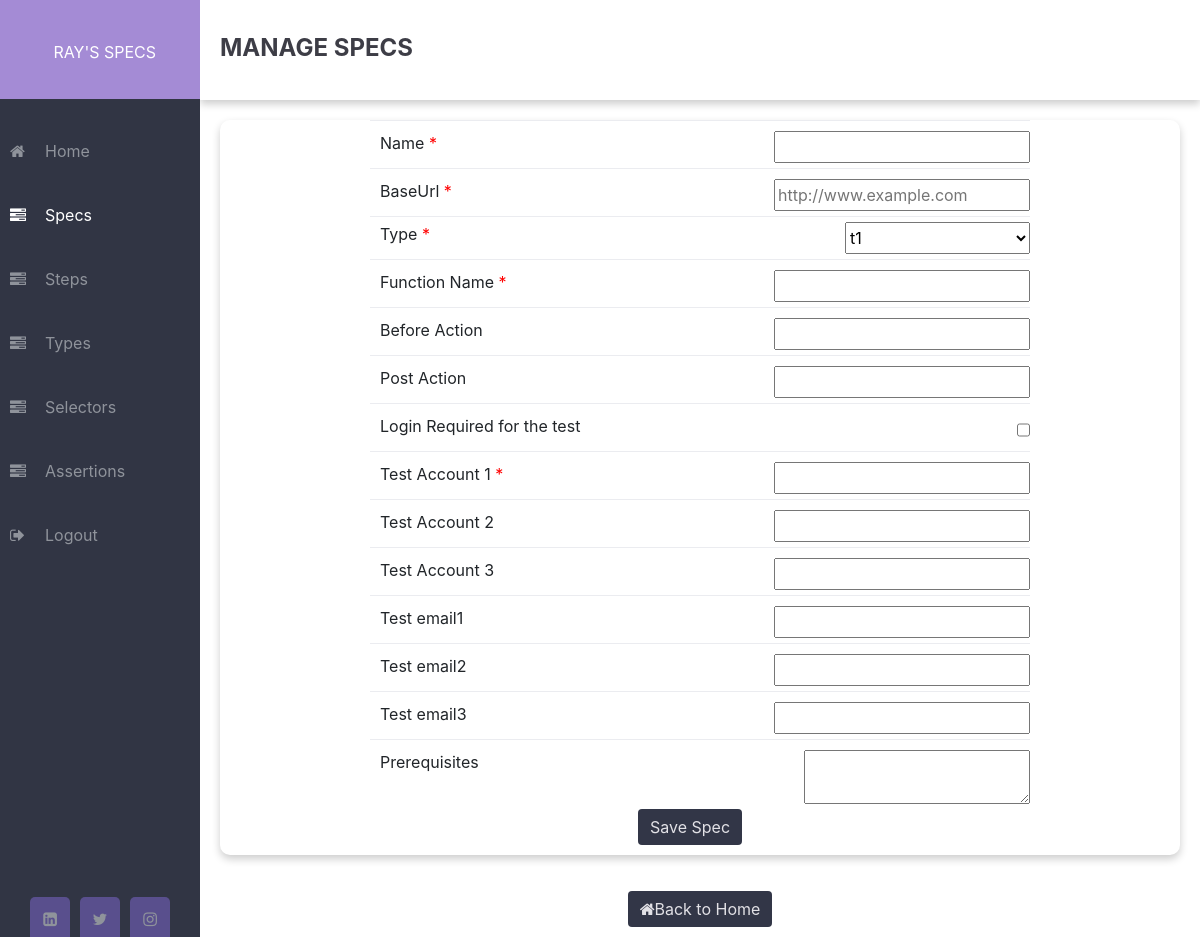
The app's page /create-spec (signed in), older data.
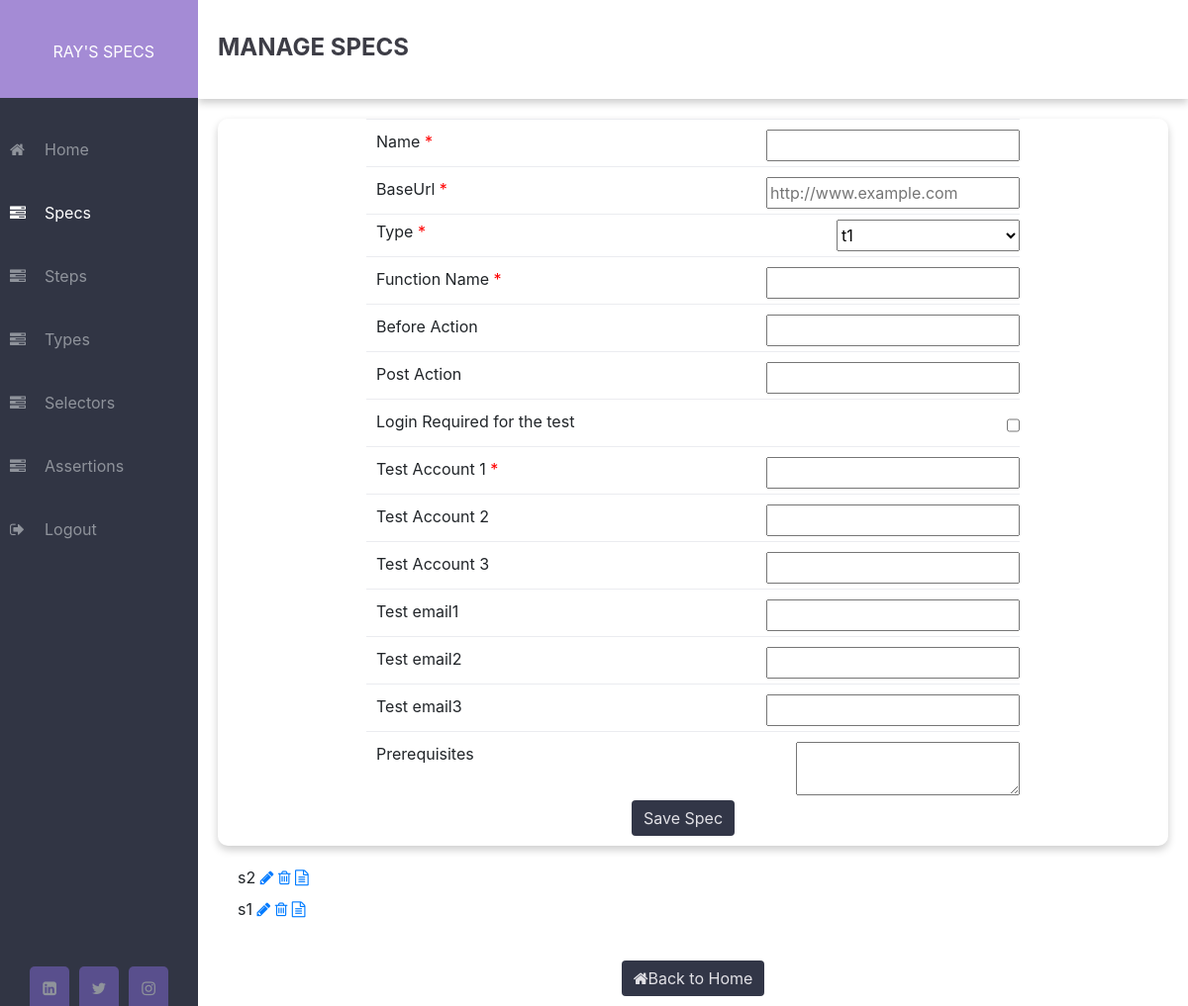
The same page, newer data.
### Cywriter/auth/models.py (models this page shows, shortened)
class User(UserMixin, db.Model):
    __tablename__ = 'user'
    id = db.Column(db.Integer, primary_key=True)
    username = db.Column(db.String(64), index=True, unique=True)
    email = db.Column(db.String(120), index=True, unique=True)
    password_hash = db.Column(db.String(128))
    spec = db.relationship('Spec', backref='author', lazy='dynamic')
    Category = db.relationship('Category', backref='author', lazy='dynamic')
    def __repr__(self):
        return '<User {}>'.format(self.username)

### Cywriter/models.py (models this page shows, shortened)
class Spec(db.Model):
    __tablename__ = 'spec'
    id = db.Column(db.Integer, primary_key=True)
    name = db.Column(db.String(80), nullable=False, unique=True)
    baseurl = db.Column(db.String(40))
    category = db.Column(db.String, db.ForeignKey('category.name'))
    funtionname = db.Column(db.String(40))
    beforeaction = db.Column(db.String(40))
    postaction = db.Column(db.String(40))
    loginrequired = db.Column(db.String(1))
    acct1 = db.Column(db.String(40))
    acct2 = db.Column(db.String(40))
    acct3 = db.Column(db.String(40))
    email1 = db.Column(db.String(40))
    email2 = db.Column(db.String(40))
    email3 = db.Column(db.String(40))
    prerequisites = db.Column(db.String(240))
    user_id = db.Column(db.Integer, db.ForeignKey('user.id'))

### Cywriter/task/views.py (the view, shortened to what this page needs)
@task.route('/create-spec', methods=['GET', 'POST'])
@login_required
def tasks():
    check= None
    user = current_user
    spec= Spec.query.all()
    print('I am {}'.format(user))
    categories = Category.query.all()
    if not categories:
        flash("please add at least one type")
        return redirect(url_for('category.categories', check="Please add type"))
    form= TaskForm()
    form.category.choices =[(category.id, category.name) for category in Category.query.all()]
    return render_template('task/tasks.html', title='Create Spec', form=form, spec=spec, check=check)

### Cywriter/auth/models.py (called while the page is built)
@login.user_loader
def load_user(id):
    return User.query.get(int(id))

### Cywriter/task/templates/task/tasks.html (shortened to what this page needs)
{% extends "base.html" %}
{% block content %}
<div django-app="TaskManager" class="task_content categories" >
  <div class="">
    <div class="content">
      <div class="welcome">
        <span class="welcome-text">Manage Specs </span>
      </div>
      <form action="" method="post" novalidate>
        <div class="inputContainer Task">
          {{ form.name.label(required=form.name.flags.required) }}<br>
          {{ form.name(size=20) }}
        </div>
        <div class="inputContainer Task">
          {{ form.baseurl.label(required=form.baseurl.flags.required) }}<br>
          {{ form.baseurl(placeholder="http://www.example.com") }}
        </div>
        <div class="inputContainer choice ">
          {{ form.category.label(required=form.category.flags.required)}}<br>
          {{ form.category}}
        </div>
        <div class="inputContainer Task">
          {{ form.funtionname.label(required=form.funtionname.flags.required) }}<br>
          {{ form.funtionname(size=20) }}
        </div>
        <div class="inputContainer Task">
          {{ form.beforeaction.label }}<br>
          {{ form.beforeaction(size=20) }}
        </div>
        <div class="inputContainer Task">
          {{ form.postaction.label }}<br>
          {{ form.postaction(size=20) }}
        </div>
        <div class="inputContainer Task">
          {{ form.loginrequired.label }}<br>
          {{ form.loginrequired() }}
        </div>
        <div class="inputContainer Task">
          {{ form.acct1.label(required=form.acct1.flags.required) }}<br>
          {{ form.acct1(size=20) }}
        </div>
        <div class="inputContainer Task">
          {{ form.acct2.label }}<br>
          {{ form.acct2(size=20) }}
        </div>
        <div class="inputContainer Task">
          {{ form.acct3.label }}<br>
          {{ form.acct3(size=20) }}
        </div>
        <div class="inputContainer Task">
          {{ form.email1.label }}<br>
          {{ form.email1(size=20) }}
        </div>
        <div class="inputContainer Task">
          {{ form.email2.label }}<br>
          {{ form.email2(size=20) }}
        </div>
        <div class="inputContainer Task">
          {{ form.email3.label }}<br>
          {{ form.email3(size=20) }}
        </div>
        <div class="inputContainer Task">
          {{ form.prerequisites.label }}<br>
          {{ form.prerequisites(size=20) }}
        </div>
        <div class="buttons">
          {{ form.submit(class="taskAdd btn") }}
        </div>
      </form>
        <div>
          <div>
            <section id="tab-item-1">
              <ul class="specList">
                {% for spec in spec %}
                <li class="currentSpecItem">
                  <label for="{{ spec.id }}"><span class="complete-">{{ spec.name }}</span></label>
                  <a href="{{ url_for('task.update_spec', id=spec.id) }}"><i class="fa fa-pencil icon" aria-hidden="true"></i></a>
                  <a href="{{ url_for('task.delete_spec', id=spec.id) }}" ><i class="fa fa-trash-o icon" aria-hidden="true"></i></a>
                  <a href="{{ url_for('task.generate_spec', id=spec.id) }}"><i class="fa fa-file-text-o icon" aria-hidden="true"></i></a>
                </li>
                {% endfor %}
              </ul>
            </section>
          </div>
        </div>
    </div>
  </div>
  <div class="done">
    <a href="{{url_for('home.homepage')}}" class="btn btn-primary mt-3"> <i class="fa fa-home"></i>Back to Home </a>
  </div>
</div>
{% endblock %}

### Cywriter/templates/base.html (shortened to what this page needs)
<!doctype html>
<html>
    <head>
      <link rel= "stylesheet" type= "text/css" href= "{{ url_for('static', filename='styles.css') }}">
      <link rel="stylesheet" href="https://maxcdn.bootstrapcdn.com/bootstrap/4.0.0-beta/css/bootstrap.min.css">
      <link rel="stylesheet" type="text/css" href="https://maxcdn.bootstrapcdn.com/font-awesome/4.7.0/css/font-awesome.min.css">
    </head>
    <body>
        {% if request.url_rule.endpoint != 'index' %}
            {% if request.url_rule.endpoint != 'auth.login' %}
                {% if request.url_rule.endpoint != 'auth.register' %}
        <div class="wrapper">
                {% endif %}
            {% endif %}
        {% endif %}
        {% if request.url_rule.endpoint != 'index' %}
            {% if request.url_rule.endpoint != 'auth.login' %}
                {% if request.url_rule.endpoint != 'auth.register' %}
                    {% include 'sidebar.html' %}
                {% endif %}
            {% endif %}
        {% endif %}
        {% block content %} {% endblock content%}
        </div>
    </body>
</html>

### Cywriter/templates/sidebar.html (shortened to what this page needs)
<div id="mySidebar" class="sidebar">
  <div class="top-sidebar">
    &nbsp;{{current_user.username}}'s Specs
  </div>
  <ul>
    <li><a class=" {% if request.url_rule.endpoint == 'home.homepage' %} active {% endif %}" href="{{url_for('home.homepage')}}"><i class="fa fa-home"></i>Home</a></li>
    <li><a class=" {% if request.url_rule.endpoint == 'task.tasks' %} active {% endif %}" href="{{url_for('task.tasks')}}"><i class="fa fa-tasks"></i>Specs</a></li>
    <li><a class=" {% if request.url_rule.endpoint == 'it.its' %} active {% endif %}" href="{{url_for('it.its')}}"><i class="fa fa-tasks"></i>Steps</a></li>
    <li><a class=" {% if request.url_rule.endpoint == 'category.categories' %} active {% endif %}" href="{{url_for('category.categories')}}"><i class="fa fa-tasks"></i>Types</a></li>
    <li><a class=" {% if request.url_rule.endpoint == 'selector.selectors' %} active {% endif %}" href="{{url_for('selector.selectors')}}"><i class="fa fa-tasks"></i>Selectors</a></li>
    <li><a class=" {% if request.url_rule.endpoint == 'assertion.assertions' %} active {% endif %}" href="{{url_for('assertion.assertions')}}"><i class="fa fa-tasks"></i>Assertions</a></li>
    <li><a href="{{url_for('auth.logout')}}"><i class="fa fa-sign-out"></i>Logout</a></li>
  </ul>
  <div class="social_media">
    <a href="https://www.linkedin.com/in/faruq-abdulsalam-b2847b160/"><i class="fa fa-linkedin-square"></i></a>
    <a href="https://twitter.com/_Ace_II/"><i class="fa fa-twitter"></i></a>
    <a href="https://www.instagram.com/faruq.t/"><i class="fa fa-instagram"></i></a>
  </div>
</div>

### Cywriter/static/styles.css (style rules this page uses)
*, *:before, *:after { -webkit-box-sizing: border-box; -moz-box-sizing: border-box; box-sizing: border-box; }
body { padding: 0; margin: 0; font-family: 'Nunito', sans-serif; list-style: none; text-decoration: none; min-height: 100vh; overflow-x: hidden; }
ul { list-style-type: none; }
.wrapper { display: flex; position: relative; }
.wrapper .sidebar { width: 200px; height: 100%; background: #313544; padding-left: 0px; padding-right: 0px; padding-bottom: 30px; position: fixed; overflow-x: hidden; }
.wrapper .sidebar .top-sidebar { color: #fff; background: #a48bd5; margin-bottom: 20px; padding: 40px 0px 35px 5px; text-transform: uppercase; text-align: center; }
.wrapper .sidebar ul { padding-left: 0px; }
.wrapper .sidebar ul li { padding: 20px 20px 20px 10px; }
.wrapper .sidebar ul li .active { color: #fff; }
.wrapper .sidebar ul li a { color: #8f939b; display: block; }
.wrapper .sidebar ul li a .fa { width: 35px; }
.wrapper .sidebar .social_media { position: absolute; bottom: 0; left: 50%; transform: translateX(-50%); display: flex; }
.wrapper .sidebar .social_media a { display: block; width: 40px; background: #594f8d; height: 40px; line-height: 45px; text-align: center; margin: 0 5px; color: #8f939b; border-top-left-radius: 5px; border-top-right-radius: 5px; }
.wrapper .main_content, .wrapper .task_content { width: 100%; margin-left: 200px; }
.wrapper .main_content .welcome, .wrapper .task_content .welcome { box-shadow: 0 4px 8px 0 rgba(0,0,0,0.2); transition: 0.3s; width: 100%; height:100px; padding: 30px 0px 0px 20px; margin-bottom: 20px; }
.welcome-text { color: #3d3d46; text-transform: uppercase; font-size: 1.5rem; font-weight: bold; }
.taskAdd { margin-bottom:10px; margin-right: 20px; }
.buttons { text-align:center; margin-bottom: 20px; }
.done { text-align: center; margin-bottom: 10px; }
.btn { color: #e2e1e6 !important; background-color: rgb(50, 54, 71) !important; padding: .75rem 1.5rem; border-radius: .5rem; text-decoration: none; font-size: .9rem; outline: none; border: none !important; cursor: pointer; }
.inputContainer { border-top: 1px solid #ebecf0; padding-bottom: 5px; padding-top: 5px; padding-left: 10px; margin-left: 150px; margin-right: 150px; display: flex; justify-content: space-between; }
.inputContainer select { width:185px; }
.content form { box-shadow: 0 4px 8px 0 rgb(0 0 0 / 20%); margin: 0px 20px; border-radius: 10px; }
form .Task { padding-top: 10px; }
form { border-radius: .5rem; margin-bottom: 10px; margin-left: 50px; margin-right: 50px; }
label[required]:after { content: " *"; color: red; }

Row changes from the older to the newer data that the page shows:
added Spec: name "s2"
added Spec: name "s1"
